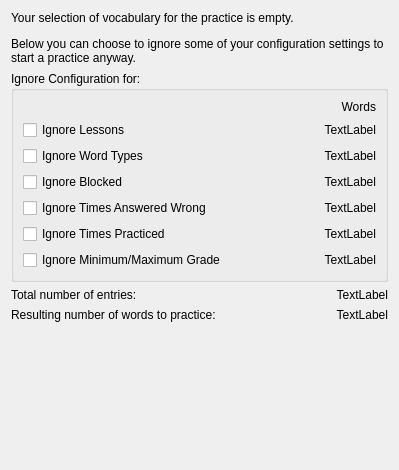
<ui version="4.0" >
 <class>EntryFilter</class>
 <widget class="QWidget" name="EntryFilter" >
  <property name="geometry" >
   <rect>
    <x>0</x>
    <y>0</y>
    <width>399</width>
    <height>470</height>
   </rect>
  </property>
  <layout class="QVBoxLayout" >
   <item>
    <widget class="QLabel" name="label" >
     <property name="text" >
      <string>&lt;p>Your selection of vocabulary for the practice is empty.&lt;/p>&lt;p>Below you can choose to ignore some of your configuration settings to start a practice anyway.&lt;/p></string>
     </property>
     <property name="wordWrap" >
      <bool>true</bool>
     </property>
    </widget>
   </item>
   <item>
    <widget class="QGroupBox" name="groupBox" >
     <property name="title" >
      <string>Ignore Configuration for:</string>
     </property>
     <layout class="QGridLayout" >
      <item row="1" column="0" >
       <widget class="QCheckBox" name="lessonCheckBox" >
        <property name="text" >
         <string>Ignore Lessons</string>
        </property>
        <property name="checked" >
         <bool>false</bool>
        </property>
       </widget>
      </item>
      <item row="1" column="1" >
       <widget class="QLabel" name="lessonLabel" >
        <property name="text" >
         <string comment="KDE::DoNotExtract" >TextLabel</string>
        </property>
        <property name="alignment" >
         <set>Qt::AlignRight|Qt::AlignTrailing|Qt::AlignVCenter</set>
        </property>
       </widget>
      </item>
      <item row="2" column="0" >
       <widget class="QCheckBox" name="wordTypeCheckBox" >
        <property name="text" >
         <string>Ignore Word Types</string>
        </property>
        <property name="checked" >
         <bool>false</bool>
        </property>
       </widget>
      </item>
      <item row="2" column="1" >
       <widget class="QLabel" name="wordTypeLabel" >
        <property name="text" >
         <string comment="KDE::DoNotExtract" >TextLabel</string>
        </property>
        <property name="alignment" >
         <set>Qt::AlignRight|Qt::AlignTrailing|Qt::AlignVCenter</set>
        </property>
       </widget>
      </item>
      <item row="3" column="0" >
       <widget class="QCheckBox" name="blockedCheckBox" >
        <property name="text" >
         <string>Ignore Blocked</string>
        </property>
        <property name="checked" >
         <bool>false</bool>
        </property>
       </widget>
      </item>
      <item row="3" column="1" >
       <widget class="QLabel" name="blockedLabel" >
        <property name="text" >
         <string comment="KDE::DoNotExtract" >TextLabel</string>
        </property>
        <property name="alignment" >
         <set>Qt::AlignRight|Qt::AlignTrailing|Qt::AlignVCenter</set>
        </property>
       </widget>
      </item>
      <item row="4" column="0" >
       <widget class="QCheckBox" name="timesWrongCheckBox" >
        <property name="text" >
         <string>Ignore Times Answered Wrong</string>
        </property>
        <property name="checked" >
         <bool>false</bool>
        </property>
       </widget>
      </item>
      <item row="4" column="1" >
       <widget class="QLabel" name="timesWrongLabel" >
        <property name="text" >
         <string comment="KDE::DoNotExtract" >TextLabel</string>
        </property>
        <property name="alignment" >
         <set>Qt::AlignRight|Qt::AlignTrailing|Qt::AlignVCenter</set>
        </property>
       </widget>
      </item>
      <item row="5" column="0" >
       <widget class="QCheckBox" name="timesPracticedCheckBox" >
        <property name="text" >
         <string>Ignore Times Practiced</string>
        </property>
        <property name="checked" >
         <bool>false</bool>
        </property>
       </widget>
      </item>
      <item row="5" column="1" >
       <widget class="QLabel" name="timesPracticedLabel" >
        <property name="text" >
         <string comment="KDE::DoNotExtract" >TextLabel</string>
        </property>
        <property name="alignment" >
         <set>Qt::AlignRight|Qt::AlignTrailing|Qt::AlignVCenter</set>
        </property>
       </widget>
      </item>
      <item row="6" column="0" >
       <widget class="QCheckBox" name="minMaxGradeCheckBox" >
        <property name="text" >
         <string>Ignore Minimum/Maximum Grade</string>
        </property>
        <property name="checked" >
         <bool>false</bool>
        </property>
       </widget>
      </item>
      <item row="6" column="1" >
       <widget class="QLabel" name="minMaxGradeLabel" >
        <property name="text" >
         <string comment="KDE::DoNotExtract" >TextLabel</string>
        </property>
        <property name="alignment" >
         <set>Qt::AlignRight|Qt::AlignTrailing|Qt::AlignVCenter</set>
        </property>
       </widget>
      </item>
      <item row="0" column="1" >
       <widget class="QLabel" name="lessonLabel_2" >
        <property name="text" >
         <string>Words</string>
        </property>
        <property name="alignment" >
         <set>Qt::AlignRight|Qt::AlignTrailing|Qt::AlignVCenter</set>
        </property>
       </widget>
      </item>
     </layout>
    </widget>
   </item>
   <item>
    <layout class="QHBoxLayout" >
     <item>
      <widget class="QLabel" name="label_2" >
       <property name="text" >
        <string>Total number of entries:</string>
       </property>
      </widget>
     </item>
     <item>
      <widget class="QLabel" name="documentTotalLabel" >
       <property name="text" >
        <string comment="KDE::DoNotExtract" >TextLabel</string>
       </property>
       <property name="alignment" >
        <set>Qt::AlignRight|Qt::AlignTrailing|Qt::AlignVCenter</set>
       </property>
      </widget>
     </item>
    </layout>
   </item>
   <item>
    <layout class="QHBoxLayout" >
     <item>
      <widget class="QLabel" name="label_9" >
       <property name="text" >
        <string>Resulting number of words to practice:</string>
       </property>
      </widget>
     </item>
     <item>
      <widget class="QLabel" name="totalLabel" >
       <property name="text" >
        <string comment="KDE::DoNotExtract" >TextLabel</string>
       </property>
       <property name="alignment" >
        <set>Qt::AlignRight|Qt::AlignTrailing|Qt::AlignVCenter</set>
       </property>
      </widget>
     </item>
    </layout>
   </item>
   <item>
    <spacer>
     <property name="orientation" >
      <enum>Qt::Vertical</enum>
     </property>
     <property name="sizeHint" stdset="0" >
      <size>
       <width>20</width>
       <height>40</height>
      </size>
     </property>
    </spacer>
   </item>
  </layout>
 </widget>
 <resources/>
 <connections/>
</ui>
